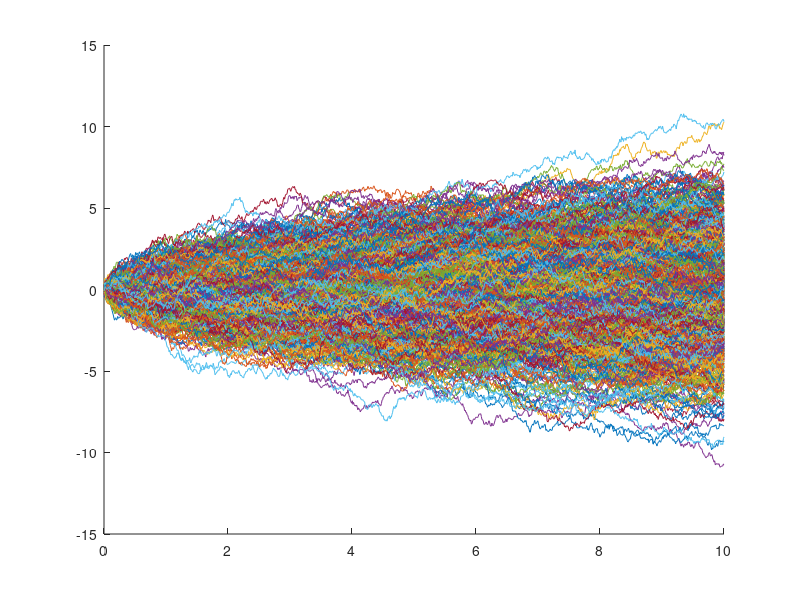

MATLAB code for this plot:
% John Heath
% ACM 116 Problem Set 6
% Problem 5
clc; clear; close all;
N = 1000;
reps = 1000;
m = zeros(reps, 1);
% synthesize a lower triangular matrix of 0.1s, like I drew in the last
% page of the problem set.
T = tril(ones(N)) .* 0.1;
figure();
hold on;
for i = 1:reps
    % draw the standard normal RVs in a vector
    Z = normrnd(0, 1, N, 1);
    % Calculate the Brownian motion vector
    B = T * Z;
    % Record the maximum because that's all we need for the calulation.
    m(i) = max(B);
    plot(linspace(0, 10, 1000), B)
end
hold off;
% Determine the probability that the motion reached the point 4.
m = m >= 4;
prob = mean(m);
fprintf("The simulated probability that the brownian motion travels as \n");
fprintf("far as m=4 is %.3f.\n\n", prob);

theory = 2 .* (1 - normcdf(4 ./ sqrt(10)));

fprintf("The theoretical probability that the brownian motion travels as \n");
fprintf("far as m=4 is about %.5f.\n", theory);